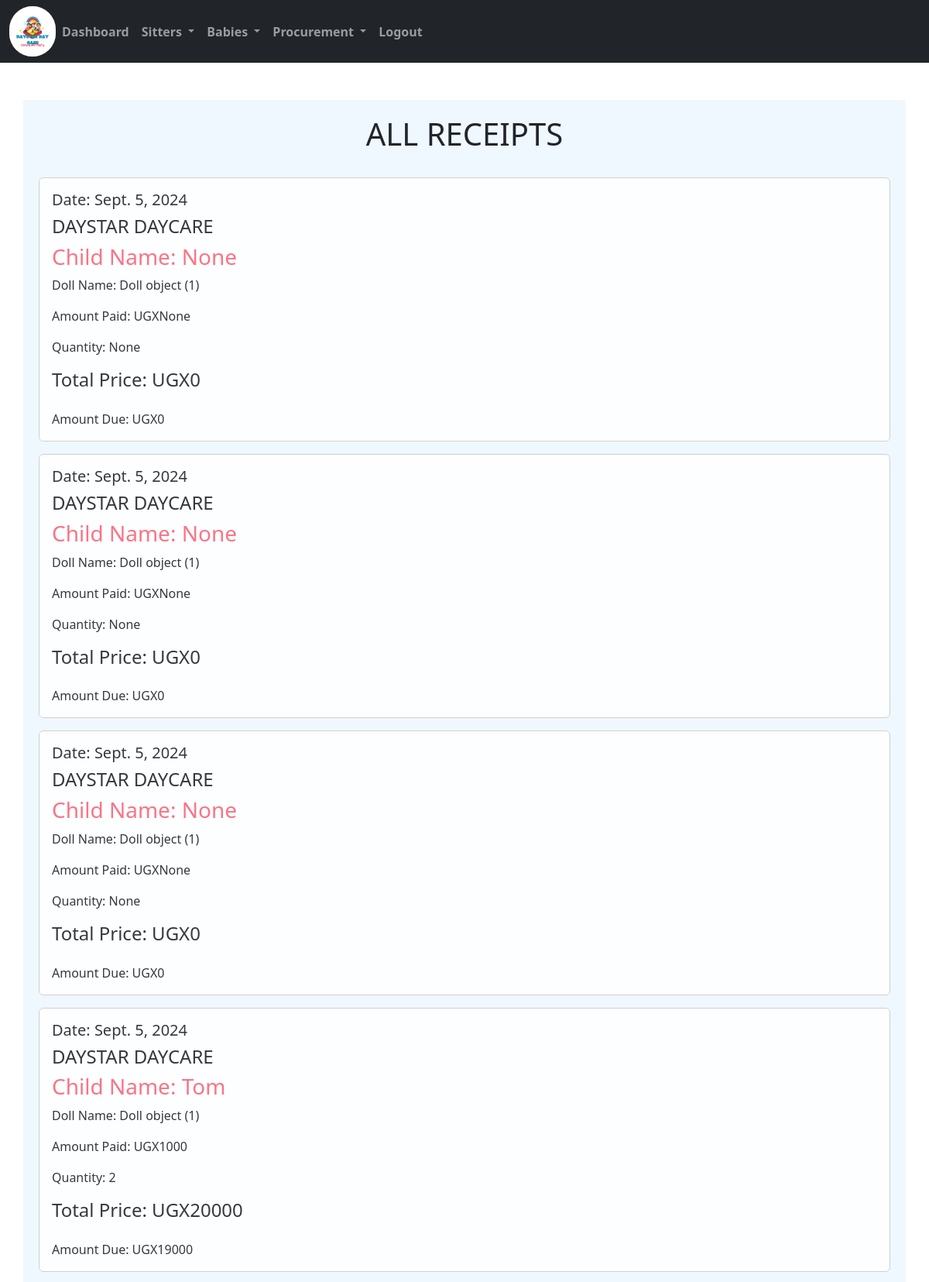
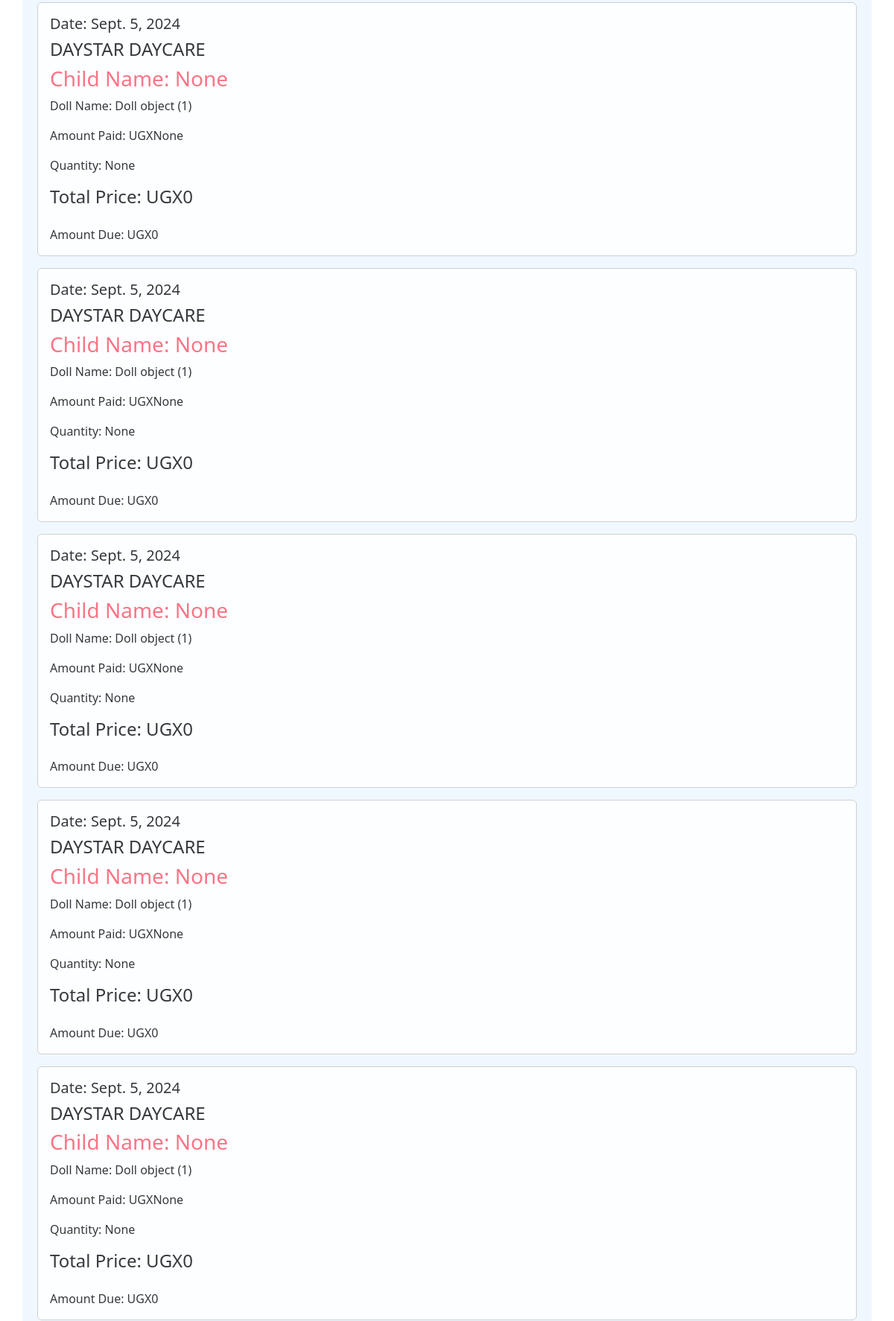
The app's page /receipt/ (signed in, upper part) with its own data (2 pictures, top to bottom).
### home/models.py (models this page shows, shortened)
class Salesrecord(models.Model):
    doll = models.ForeignKey(Doll, on_delete=models.CASCADE, null=False, blank=False)
    payee = models.ForeignKey(Babesform, on_delete=models.CASCADE, null=True, blank=True)
    quantity_sold = models.IntegerField(default=0, null=True, blank=True)
    amount_received = models.IntegerField(default=0, null=True, blank=True)
    sale_date = models.DateField(default=timezone.now, null=True, blank=True)
    unit_price = models.IntegerField(default=0)
    def get_total(self):
        quantity = self.quantity_sold if self.quantity_sold is not None else 0
        unit_price = self.unit_price if self.unit_price is not None else 0
        total = quantity * unit_price
        return int(total)
    def get_change(self):
        total = self.get_total()
        amount_received = self.amount_received if self.amount_received is not None else 0
        change = total - amount_received
        return int(change)

class Doll(models.Model):
    category_doll = models.ForeignKey(Category_doll, on_delete=models.CASCADE, null=True, blank=True)
    name_of_the_doll = models.CharField(max_length=200, null=True, blank=True)
    quantity = models.IntegerField(default=0)
    issued_quantity = models.IntegerField(default=0, blank=True, null=True)
    received_quantity = models.IntegerField(default=0, null=True, blank=True)
    Unit_price = models.IntegerField(default=0, null=True, blank=True)
    date = models.DateField(default=timezone.now)

class Babesform(models.Model):
    category_stay=models.CharField(max_length=200)
    baby_name = models.CharField(max_length=200)
    age = models.CharField(max_length=200, default=0)
    gender = models.CharField(max_length=100)
    location = models.CharField(max_length=50, null=True, default=None)
    sponsor = models.CharField(max_length=200)
    parentsname = models.CharField(max_length=200)
    babysno = models.CharField(max_length=200, default=0)
    timein = models.DateTimeField()
    brought_by = models.CharField(max_length=200)
    def __str__(self):
        return self.baby_name

### home/views.py (the view)
# urls.py: path('receipt/',views.receipt,name='receipt'),#receipt
@login_required
def receipt(request):
    sales= Salesrecord.objects.all().order_by('-id')
    return render(request,'receipt.html',{'sales':sales})

### home/templates/receipt.html
{% extends 'base.html'%}
{% block content %}
<br /><br>
<div class="container" style="background-color: aliceblue; padding: 20px;">
    <h1 class="text-center">ALL RECEIPTS</h1>
    <br>
    {% for sale in sales %}
    <div class="card mb-3" style="opacity: 0.9; border: 1px solid #ccc;">
        <div class="card-body">
            <h5 class="text-right">Date: {{ sale.sale_date }}</h5>
            <h4 >DAYSTAR DAYCARE</h4>
            <h3 class="card-title" style="color: #FB667A;">Child Name: {{ sale.payee | title }}</h3>
            <p class="card-text">Doll Name: {{ sale.doll }}</p>
            <p class="card-text">Amount Paid: UGX{{ sale.amount_received }}</p>
            <p class="card-text">Quantity: {{ sale.quantity_sold }}</p>
            <h4 class="mb-4">Total Price: UGX{{ sale.get_total }}</h4>
            <div style="display: flex; justify-content: space-between; align-items: center;">
                <p class="card-text">Amount Due: UGX{{ sale.get_change }}</p>
            </div>
        </div>
    </div>
    {% endfor %}
</div>
{% endblock %}

### records on screen
Salesrecord: sale_date "Sept. 5, 2024", payee "None", doll "Doll object (1)", amount_received "None", quantity_sold "None", get_total "0", get_change "0"
Salesrecord: sale_date "Sept. 5, 2024", payee "None", doll "Doll object (1)", amount_received "None", quantity_sold "None", get_total "0", get_change "0"
Salesrecord: sale_date "Sept. 5, 2024", payee "None", doll "Doll object (1)", amount_received "None", quantity_sold "None", get_total "0", get_change "0"
Salesrecord: sale_date "Sept. 5, 2024", payee "Tom", doll "Doll object (1)", amount_received "1000", quantity_sold "2", get_total "20000", get_change "19000"
Salesrecord: sale_date "Sept. 5, 2024", payee "None", doll "Doll object (1)", amount_received "None", quantity_sold "None", get_total "0", get_change "0"
Salesrecord: sale_date "Sept. 5, 2024", payee "None", doll "Doll object (1)", amount_received "None", quantity_sold "None", get_total "0", get_change "0"
Salesrecord: sale_date "Sept. 5, 2024", payee "None", doll "Doll object (1)", amount_received "None", quantity_sold "None", get_total "0", get_change "0"
Salesrecord: sale_date "Sept. 5, 2024", payee "None", doll "Doll object (1)", amount_received "None", quantity_sold "None", get_total "0", get_change "0"
Salesrecord: sale_date "Sept. 5, 2024", payee "None", doll "Doll object (1)", amount_received "None", quantity_sold "None", get_total "0", get_change "0"
